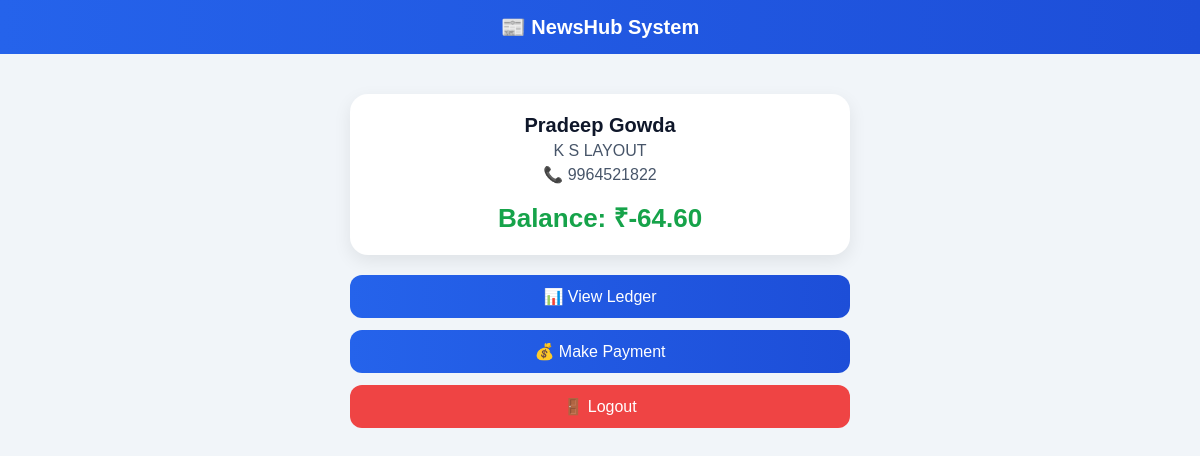
The app's page /vendor-dashboard/ (signed in) with its own data.
### core/models.py (models this page shows, shortened)
class Vendor(models.Model):
    name = models.CharField(max_length=100)
    phone = models.CharField(max_length=15, unique=True)
    password = models.CharField(max_length=100, default="demo")
    area = models.ForeignKey(Area, on_delete=models.CASCADE)
    opening_balance = models.DecimalField(max_digits=10, decimal_places=2, default=0)
    is_active = models.BooleanField(default=True)

class Area(models.Model):
    name = models.CharField(max_length=100, unique=True)

### core/views.py (the view)
# urls.py: path('vendor-dashboard/', views.vendor_dashboard, name='vendor_dashboard'),
def vendor_dashboard(request):
    vendor_id = request.session.get("vendor_id")
    if not vendor_id:
        return redirect("vendor_login")
    vendor = get_object_or_404(Vendor, id=vendor_id)
    indents = DailyIndent.objects.filter(vendor=vendor).order_by("date")
    payments = VendorPayment.objects.filter(vendor=vendor).order_by("date")
    balance = Decimal(vendor.opening_balance)
    for indent in indents:
        balance += indent.calculate_amount()
    for payment in payments:
        balance -= payment.amount
    return render(request, "core/vendor_dashboard.html", {
        "vendor": vendor,
        "balance": balance,
    })

### core/templates/core/vendor_dashboard.html (shortened to what this page needs)
<!DOCTYPE html>
<html>
<head>
</head>
<body>
<div class="header">
    📰 NewsHub System
</div>
<div class="container">
    <div class="card">
        <div class="name">{{ vendor.name }}</div>
        <div class="info">{{ vendor.area.name }}</div>
        <div class="info">📞 {{ vendor.phone }}</div>
        <div class="balance">Balance: ₹{{ balance }}</div>
    </div>
    <a href="/vendor-ledger/" class="btn">📊 View Ledger</a>
    <a href="/make-payment/" class="btn">💰 Make Payment</a>
    <a href="/vendor-logout/" class="btn logout">🚪 Logout</a>
</div>
</body>
</html>

### core/templates/core/vendor_dashboard.html (style rules this page uses)
body { font-family: Arial, sans-serif; background: #f1f5f9; margin: 0; }
.header { background: linear-gradient(90deg, #2563eb, #1d4ed8); color: white; padding: 15px; text-align: center; font-size: 20px; font-weight: bold; }
.container { max-width: 500px; margin: 25px auto; padding: 15px; }
.card { background: white; padding: 20px; border-radius: 18px; text-align: center; box-shadow: 0 6px 18px rgba(0,0,0,0.08); margin-bottom: 20px; }
.name { font-size: 20px; font-weight: bold; color: #0f172a; }
.info { color: #475569; margin-top: 5px; }
.balance { margin-top: 15px; font-size: 26px; font-weight: bold; color: #16a34a; }
.btn { display: block; width: 100%; box-sizing: border-box; margin-top: 12px; padding: 12px; background: linear-gradient(90deg, #2563eb, #1d4ed8); color: white; text-decoration: none; border-radius: 12px; text-align: center; font-size: 16px; }
.logout { background: #ef4444; }

### records on screen
Vendor: name "Pradeep Gowda", area.name "K S LAYOUT", phone "9964521822"

### other values on screen
{{ balance }} "-64.60"
